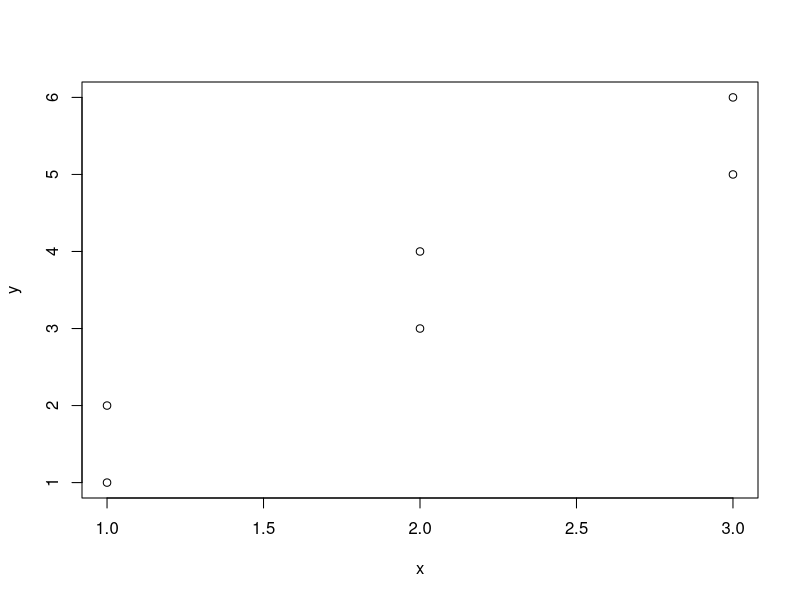
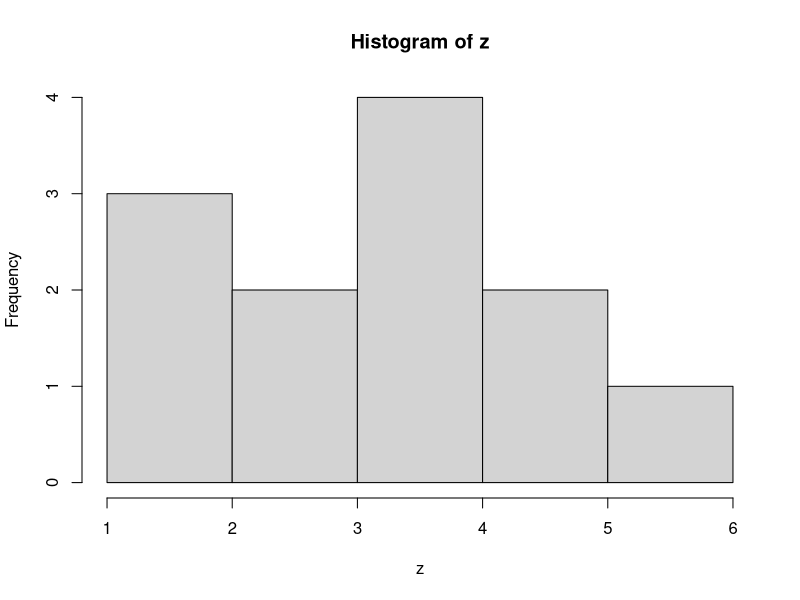
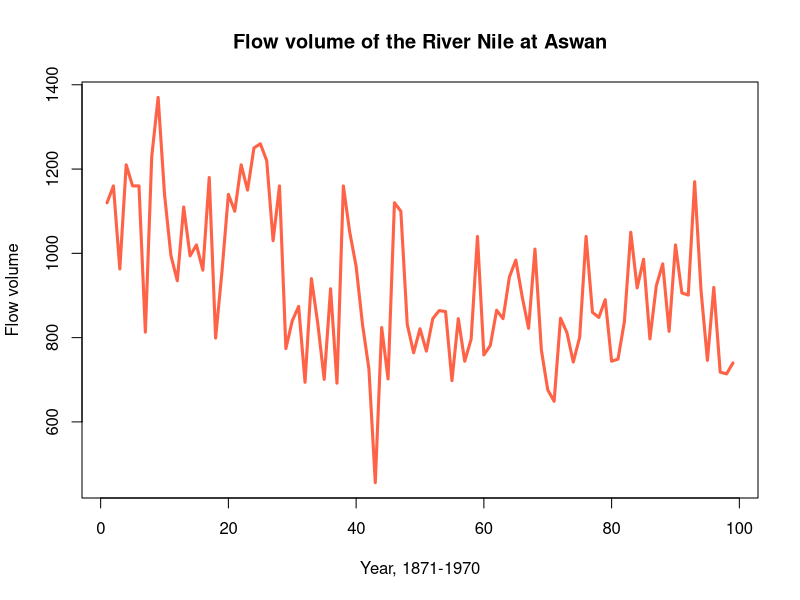
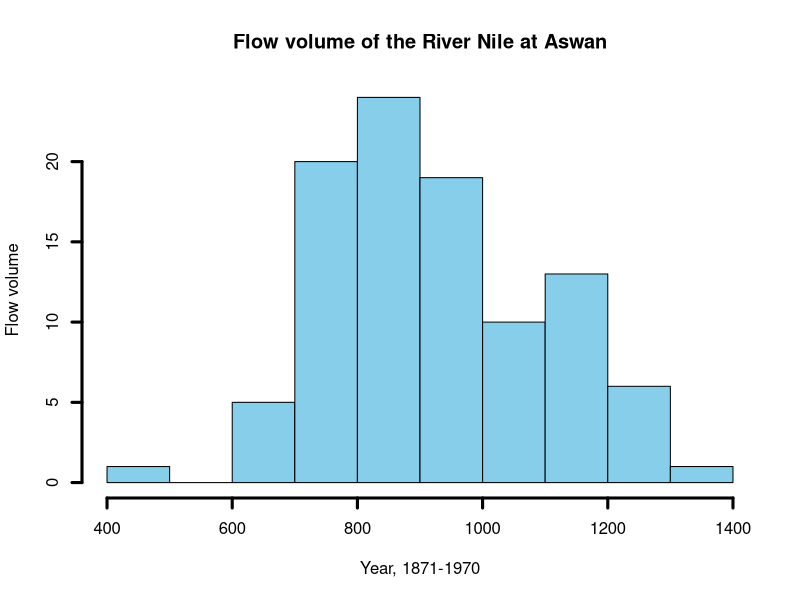

Reproduce these figures in R, in order.
3+6

3*6

3/6

(36-6)/(12+3)
36-6/12+3
X <- 3+9
y <- c(1,2,3,4,5,6)
x <- c(1,1,2,2,3,3)
plot(x,y)

z<-c(1, 1, 1, 3, 3, 4, 4, 4, 4, 5, 5, 6)
hist(z)


#Lab 1

flow <- c(1120, 1160, 963, 1210, 1160, 1160, 813, 1230, 1370, 1140, 995, 935, 1110, 994, 1020, 960, 1180, 799, 958, 1140, 1100, 
          1210, 1150, 1250, 1260, 1220, 1030, 1160, 774, 840, 874, 694, 940, 833, 701, 916, 692, 1160, 1050, 969, 831, 726, 456,
          824, 702, 1120, 1100, 832, 764, 821, 768, 845, 864, 862, 698, 845, 744, 796, 1040, 759, 781, 865, 845, 944, 984, 897, 
          822, 1010, 771, 676, 649, 846, 812, 742, 801, 1040, 860, 848, 890, 744, 749, 838, 1050, 918, 986, 797, 923, 975, 815, 
          1020, 906, 901, 1170, 912, 746, 919, 718, 714, 740)

flow.table <- table(flow)
flow.table

max(flow) - min(flow)
mean(flow)
median(flow)

#plot
plot(flow, type="l", xlab="Year, 1871-1970", ylab="Flow volume", main="Flow volume of the River Nile at Aswan",  col="tomato",  lwd=3)

hist(flow, xlab = "Year, 1871-1970", ylab="Flow volume", main="Flow volume of the River Nile at Aswan",  col="skyblue",  lwd=3)
